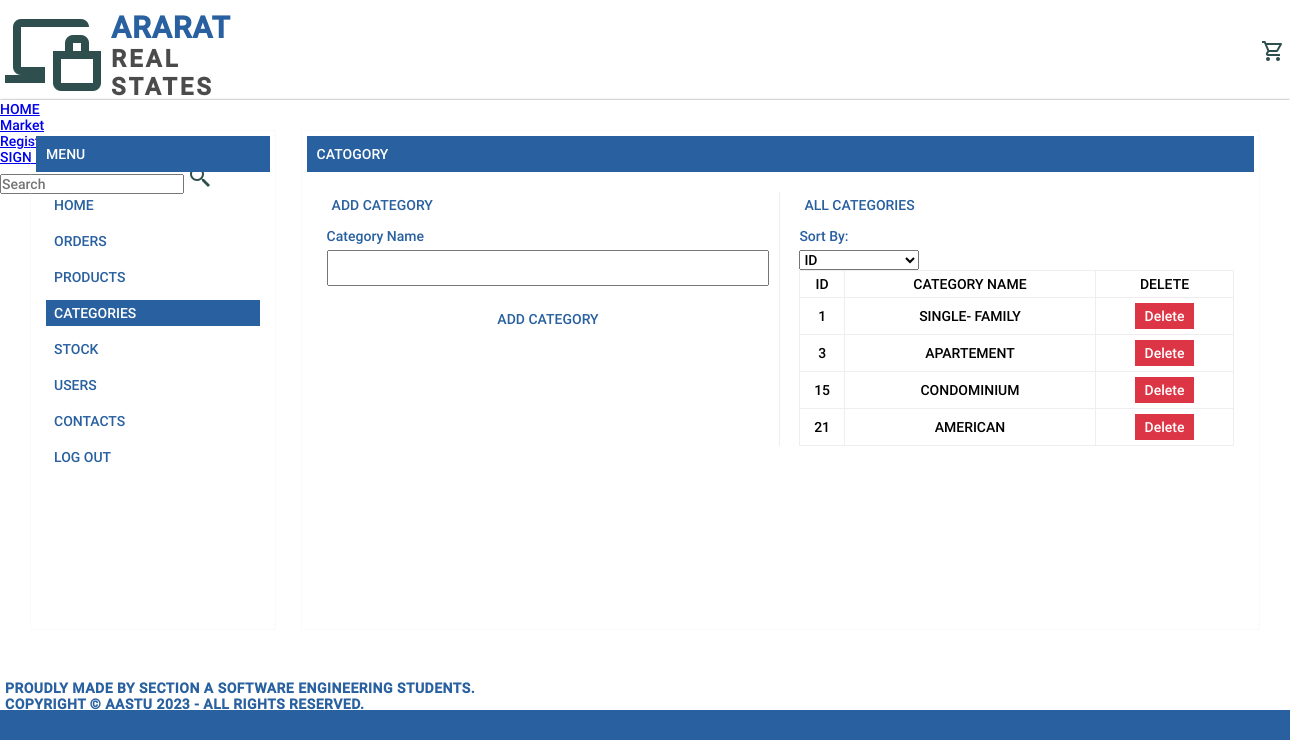
The page /admin/adminPages/addCategory.php (signed in) on the database its author committed.
### tables this page shows
CREATE TABLE `categories` (
  `ID` int(30) NOT NULL,
  `cat_name` varchar(30) NOT NULL,
  `created_at` timestamp NOT NULL DEFAULT current_timestamp(),
  `updated_at` timestamp NOT NULL DEFAULT current_timestamp(),
  `price` int(11) NOT NULL
);

### admin/adminPages/addCategory.php (the view, shortened to what this page needs)
<?php
require_once "../admin_commons/header.php";
?>
<!DOCTYPE html>
<html lang="en">
<head>
    <link rel="stylesheet" type="text/css" href="../css/astyle.css" />
</head>
<body>
<main>
    <div class="main-content">
        <div class="sidebar">
            <h3>Menu</h3>
            <ul>
                <li><a href="../index.php">Home</a></li>
                <li><a href="orders.php">Orders</a></li>
                <li><a href="addProduct.php">Products</a></li>
                <li><a class="active" href="addCategory.php">Categories</a></li>
                <li><a href="addStock.php">Stock</a></li>
                <li><a href="users.php">Users</a></li>
                <li><a href="contacts.php">Contacts</a></li>
                <li><a href="../adFunctions/adminLogout.php">Log out</a></li>
            </ul>
        </div>
        <div class="content">
            <h3>Catogory</h3>
            <div class="content-data">
                <div class="content-form">
                    <form action="addCategory.php" method="post">
                        <h4>Add Category</h4>
                        <?php
                        global $DB_Connector;
                        ?>
                        <div class="form-group">
                                <label>Category Name</label>
                                <input type="text" name="cat_name" required>
                            </div>
                        <div class="form-group">
                            <input type="submit" name="addCategory" value="Add Category">
                        </div>
                    </form>
                </div>
                <div class="content-detail">
                    <h4>All Categories</h4>
                    <form method="GET">
                        <label for="sort-by">Sort By:</label>
                        <select name="sort-by" id="sort-by" onchange="this.form.submit()">
                            <option value="ID" <?php if (isset($_GET['sort-by']) && $_GET['sort-by'] === 'ID') echo 'selected'; ?>>ID</option>
                        </select>
                    </form>
                    <table>
                        <thead>
                        <tr>
                            <th>ID</th>
                            <th>Category Name</th>
                            <th>Delete</th>
                        </tr>
                        </thead>
                        <tbody>
                        <?php
                        $limit = 8;
                        $page = isset($_GET['page']) ? $_GET['page'] : 1;
                        $offset = ($page - 1) * $limit;
                        $sortColumn = isset($_GET['sort-by']) ? $_GET['sort-by'] : 'ID';
                        $retrieve = "SELECT * FROM categories ORDER BY $sortColumn LIMIT $limit OFFSET $offset";
                        $query = mysqli_query($DB_Connector, $retrieve);
                        while ($fetch = mysqli_fetch_assoc($query)) {
                            echo "<tr>";
                            echo "<th>" . $fetch['ID'] . "</th>";
                            echo "<th>" . $fetch['cat_name'] . "</th>";
                            ?>
                            <th>
                                <button class="delete-btn" onclick="showConfirmation(this)">Delete</button>
                            </th>
                            <?php
                            echo "</tr>";
                        }
                        ?>
                        </tbody>
                    </table>
                </div>
            </div>
        </div>
    </div>
</main>
<footer>
    <div class="container">
        <div class="footer-bar">
            <div class="copyright-text">
                <p>Proudly made by Section A Software Engineering Students.<br>
              Copyright &copy; AASTU 2023 - All Rights Reserved.<p>
            </div>
        </div>
    </div>
</footer>
</body>
</html>

### admin/css/astyle.css (style rules this page uses)
:root { --khaki: #ffffff; --khakiDark: #4b4b4b; --darkStaleGray: #29609f; --white: #FFFFFF; }
* { padding: 0; margin: 0; font-family: Roboto; font-size: 14px; font-weight: normal; box-sizing: border-box; }
body { width: 100%; height: 100vh; background-color: var(--darkStaleGray); }
.container { width: 1280px; margin: 0 auto; }
main { background-color: var(--white); padding: 30px; box-shadow: 0 0 2px #808080; }
main .main-content { display: flex; justify-content: space-between; }
main .main-content h3 { background-color: var(--darkStaleGray); color: var(--khaki); text-transform: uppercase; padding: 10px; }
main .sidebar { width: 20%; min-height: 500px; padding: 5px; border: 1px solid rgba(236, 240, 241,0.3); }
main .sidebar ul { list-style: none; padding: 10px; }
main .sidebar ul li { margin-bottom: 5px; }
main .sidebar ul li a { color: var(--darkStaleGray); text-transform: uppercase; text-decoration: none; padding: 5px 8px; margin-top: 10px; display: block; }
.active, main .sidebar ul li a:hover { background-color: var(--darkStaleGray); color: var(--khaki) !important; }
main .content { width: 78%; padding: 5px; border: 1px solid rgba(236, 240, 241,0.3); }
main .content .content-data { padding: 20px; display: flex; justify-content: space-between; }
main .content .content-data .content-form { width: 50%; border-right: 1px solid #eee; padding-right: 10px; }
main .content .content-data .content-detail { width: 49%; height: 100%; padding-left: 10px; }
main h4 { display: block; color: var(--darkStaleGray); background-color: var(--khaki); text-transform: uppercase; padding: 5px; margin-bottom: 10px; }
main form .form-group { margin: 10px 0; width: 100%; }
main form label { color: var(--darkStaleGray); display: block; margin-bottom: 6px; }
main form .form-group input, main form .form-group select, main form .form-group textarea { width: 100%; padding: 8px 5px }
main form input[type="submit"] { background-color: var(--khaki); color: var(--darkStaleGray); text-transform: uppercase; text-decoration: none; text-align: center; padding: 5px 8px; margin-top: 20px; display: block; border: none; cursor: pointer; width: 100%; }
main table { width: 100%; border: 1px solid #eee; border-collapse: collapse; }
main table th { text-transform: uppercase; }
main table td, main table th { border: 1px solid #eee; text-align: center; padding: 5px 2px; }
footer { height: 50px; background-color: var(--khaki); }
footer .footer-bar .copyright-text p { color: var(--darkStaleGray); text-transform: uppercase; letter-spacing: 0.5px; font-weight: bold; padding-top: 20px; }

### admin/adminPages/addCategory.php (style rules this page uses)
.confirm-btn, .cancel-btn, .delete-btn { border: none; padding: 5px 10px; cursor: pointer; transition: background-color 0.3s ease; }
.delete-btn { background-color: #dc3545; color: #ffffff; }

### rows shown on the page
categories: ID "1", cat_name "SINGLE- FAMILY"
categories: ID "3", cat_name "APARTEMENT"
categories: ID "15", cat_name "CONDOMINIUM"
categories: ID "21", cat_name "AMERICAN"
